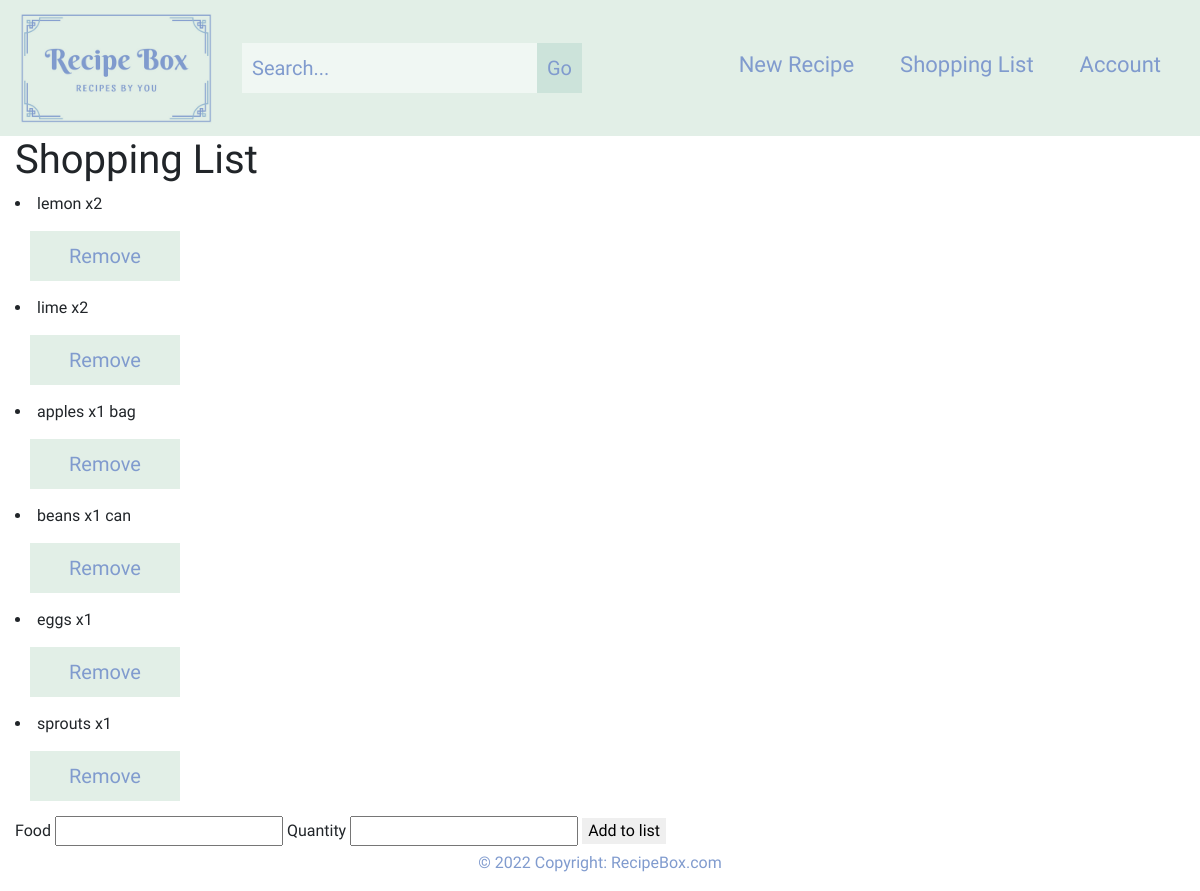
Before: /shopping_list/ (signed in) with the older database file.
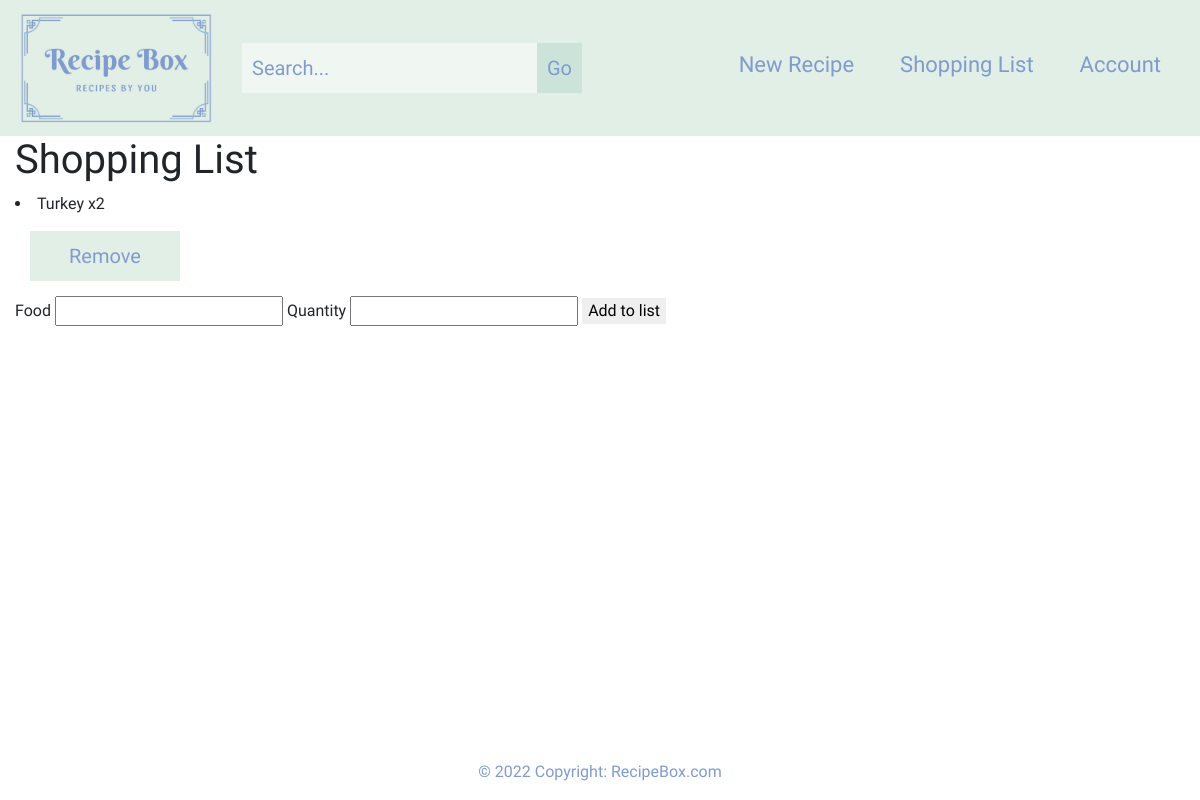
After: the same page with the newer database file.
### base/models.py (models this page shows, shortened)
class Food(models.Model):
    user = models.ForeignKey(settings.AUTH_USER_MODEL, on_delete=models.CASCADE)
    slug = models.SlugField(unique=True, blank=True, null=True)
    id = models.AutoField(primary_key=True)
    name = models.CharField(max_length = 100)
    quantity = models.CharField(max_length = 50)
    class Meta:
        verbose_name = ('Food')
        verbose_name_plural = ('Foods')

### base/views.py (the view)
# urls.py: path("shopping_list/", views.shopping_list, name="shopping_list"),
@login_required
def shopping_list(request):
    food_qs = Food.objects.filter(user=request.user)
    form = ShoppingForm(request.POST)
    context = {
        "food_list": food_qs,
        "ShoppingForm": ShoppingForm
    }
    return render(request, "shopping_list.html", context)

### templates/shopping_list.html (shortened to what this page needs)
{% extends "base.html" %}
{% block page_content %}
    <body>
    <h1>Shopping List</h1>
    <u1>
    {% for x in food_list %}
         <li>{{ x.name }}    x{{ x.quantity }}
            <form action="/delete/{{x.id}}/" method="post">
                <button type="submit" class="green-btn" name="delete">Remove</button>
            </form>
         </li>
    {% endfor %}
    </u1>
    <form action="/add/" method="post">
        {% for field in ShoppingForm %}
            {{ field.label_tag }} {{ field }}
        {% endfor %}
        <button id="create-btn type="submit">Add to list</button>
    </form>
    </body>
    </html>
{% endblock %}

### templates/base.html (shortened to what this page needs)
{% load static %}
<!doctype html>
<html lang="en">
  <head>
    <link rel="stylesheet" href="https://cdn.jsdelivr.net/npm/bootstrap@4.1.3/dist/css/bootstrap.min.css">
    <link rel="stylesheet" type="text/css" href="{% static 'styles/style.css' %}">
  </head>
  <body>
  <nav class="navbar navbar-expand-lg container-fluid justify-content-between py-md-2">
    <a class="navbar-brand" href="/">
      <img src="{% static 'img/logo.png' %}" width="200" height="120">
    </a>
    <div class="collapse navbar-collapse menu" id="main-navigation">
      <form class="form-inline searchbar mr-auto" method="get" action="{% url 'search_results' %}" >
        <input name="search" type="search" placeholder="Search..." aria-label="Search">
        <button type="submit">Go</button>
      </form>
      <ul class="navbar-nav">
            <li class="nav-item py-md-2">
              <a class="nav-link" href="/recipe">New Recipe</a>
            </li>
            <li class="nav-item py-md-2">
              <a class="nav-link" href="/shopping_list">Shopping List</a>
            </li>
            <li class="nav-item py-md-2">
              <a class="nav-link" href="/account">Account</a>
            </li>
        </ul>
    </div>
</nav>
  <div class="container-fluid page-content">
    {% block page_content %}{% endblock %}
<footer class="page-footer font-small">
  <div class="footer-copyright">© 2022 Copyright:
    <a class="web-link" href="/"> RecipeBox.com</a>
  </div>
</footer>
  </body>
</html>

### static/styles/style.css (style rules this page uses)
body, #landing { padding: 0; margin: 0; background: #ffff; font-family: 'Sansita', sans-serif; position: relative; min-height: 100vh; }
.page-content { padding-bottom: 2.5rem; }
button, button:active, button:focus { outline: none; }
.navbar { background: #e2efe7; margin: 0; padding: 8; }
.navbar-brand { padding: 0; }
.nav-link { height: 50px; font-size: 22px; padding: 5px; margin-left: 15px; margin-right: 15px; }
.nav-link, .navbar button { color: #809bce; }
.navbar button { height: 50px; font-size: 20px; padding: 10px; cursor: pointer; background: rgba(184, 216, 205, 0.5); }
.menu input[type=search], .navbar button { border: none; outline: none; }
.menu input[type=search] { background: rgba(255, 255, 255, 0.5); padding: 10px; }
.searchbar { margin: 10px; }
.navbar-collapse { justify-content: flex-end; }
footer { position: absolute; bottom: 0; height: 2.5rem; width: 100%; text-align: center; color: #809bce; }
.web-link:link { text-decoration: none; }
.web-link { color: #809bce; }
button, button[type=submit] { border: none; outline: none; cursor: pointer; }
.green-btn { color: #809bce; background-color: #e2efe7; }
.blue-btn, .green-btn { height: 50px; width: 150px; margin: 15px; font-size: 20px; }

Changed rows visible on the page:
removed Food: name "lemon", quantity "2"
removed Food: name "lime", quantity "2"
removed Food: name "apples", quantity "1 bag"
removed Food: name "beans", quantity "1 can"
removed Food: name "eggs", quantity "1"
removed Food: name "sprouts", quantity "1"
added Food: name "Turkey", quantity "2"
